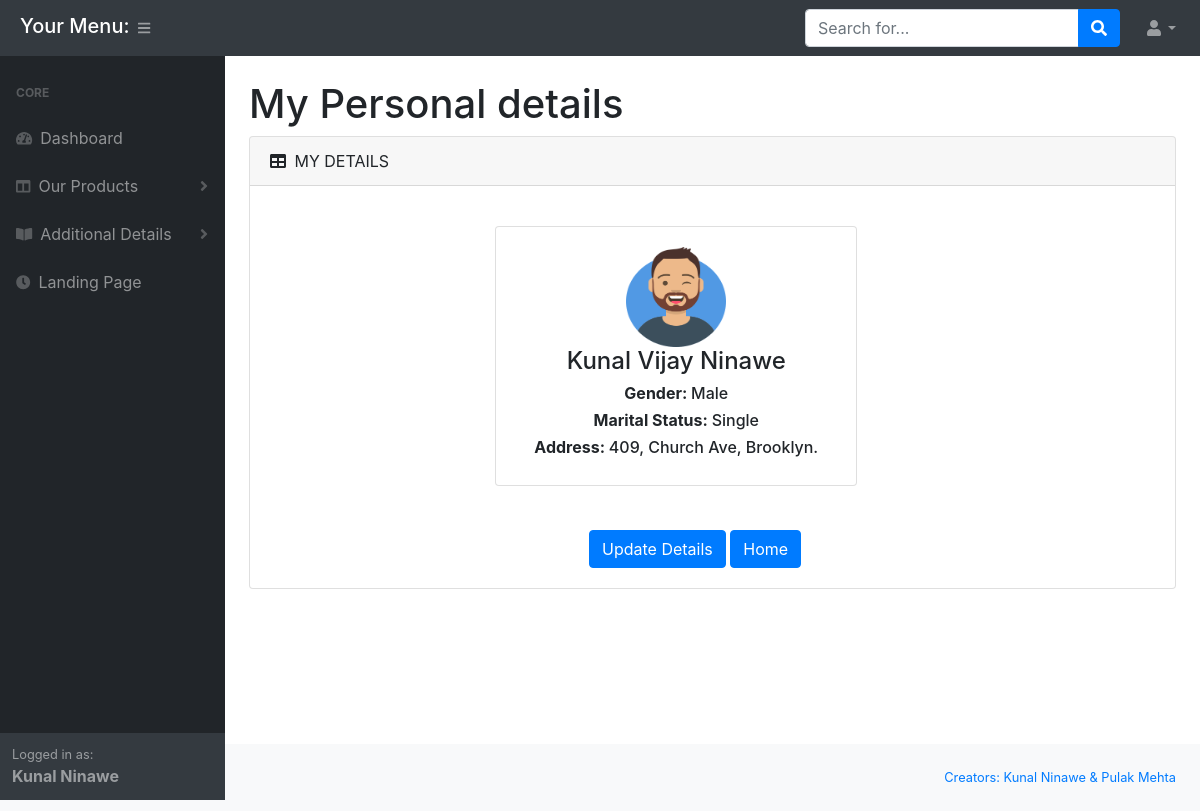
Before: /customer/my_details.php (signed in) with the older database file.
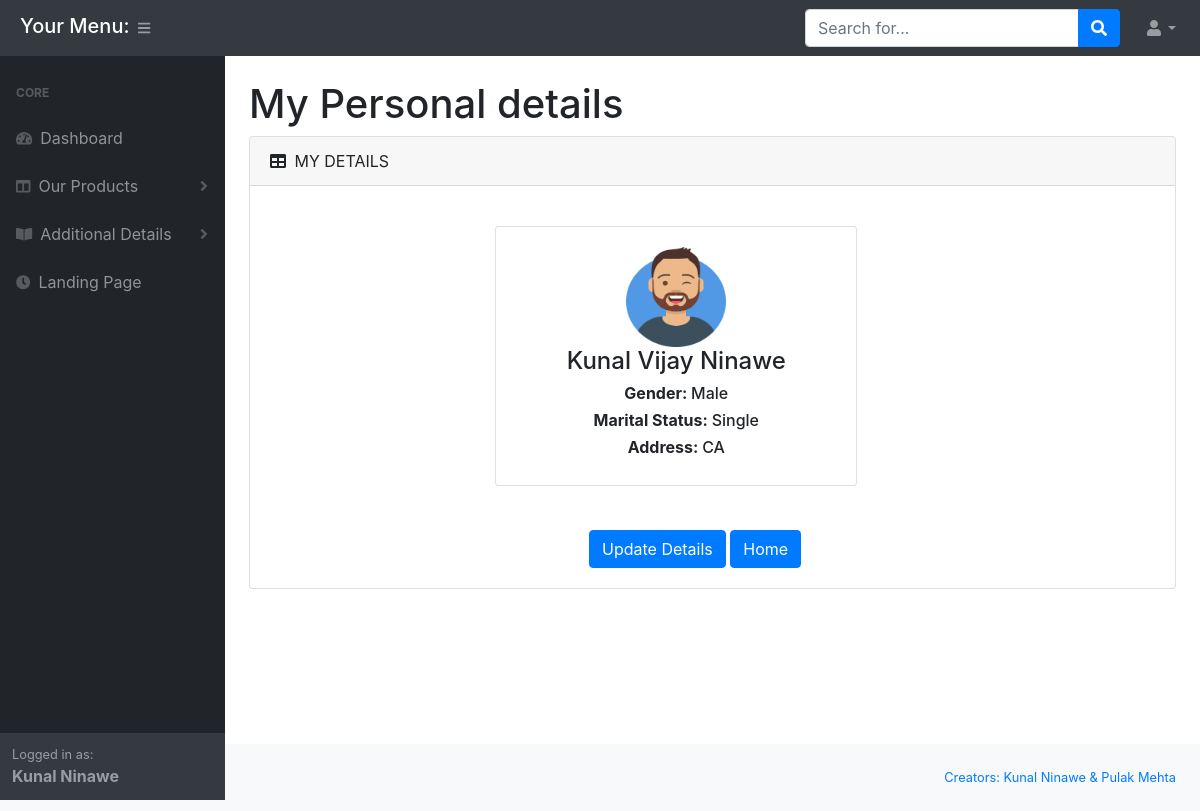
After: the same page with the newer database file.
### tables this page shows
CREATE TABLE IF NOT EXISTS `cust_details` (
  `cust_id` int(11) NOT NULL AUTO_INCREMENT,
  `email` varchar(50) NOT NULL,
  `first_name` varchar(30) NOT NULL,
  `middle_name` varchar(30) DEFAULT NULL,
  `last_name` varchar(30) NOT NULL,
  `password` varchar(100) NOT NULL,
  `address` varchar(150) DEFAULT NULL,
  `gender` varchar(1) DEFAULT 'M',
  `marital_status` varchar(1) NOT NULL DEFAULT 'S',
  `cust_type` varchar(1) DEFAULT NULL,
  PRIMARY KEY (`cust_id`)
);

### customer/functions.php (called while the page is built, shortened)
<?php
	function showCustDetailsInCorrectFormat($row){
		if($row['gender']==''){
			$row['gender'] = '<i>Not Set</i>';
		}
		else if($row['gender']=='M'){
		  $row['gender'] = 'Male';
		}
		else if($row['gender']=='F'){
		  $row['gender']='Female';
		}
		if($row['marital_status']=='S'){
		  $row['marital_status'] = 'Single';
		}
		if($row['cust_type']=='H'){
		  $row['cust_type'] = 'Home Ins';
		}
		return $row;
	}
	function showCustDetails($email){
		global $conn;
		$email = mysqli_real_escape_string($conn, $email);
		$sql = "SELECT * FROM cust_details WHERE email='$email'";
		$result = mysqli_query($conn,$sql);
		$array = mysqli_fetch_array($result);
	    if(isset($array)){
	    	return $array;
	    }
	    else{
	    	return 0;
	    }
	}

### customer/my_details.php (the view, shortened to what the changed rows need)
<?php
require_once 'functions.php';
?>
<!DOCTYPE html>
<html>
<head>
</head>
<body class="sb-nav-fixed">
  <?php
  require_once 'header.php';
  ?>
  <div id="layoutSidenav_content">
    <div class="home_ins_content">
      <div class="container-fluid">
        <h1 class="mt-4">My Personal details</h1>
        <div class="card mb-4">
          <div class="card-body">
            <div class="row">
              <div class="col-xl-12">
                <div class="card-body row">
                  <div class="card mb-4 col-md-5 text-center">
                    <div class="card-body">
                      <div class="user-profile-block">
                        <img alt="img" src="assets/img/avatar.png" width="100" height="100" />
                        <?php
                        $email = $_SESSION['email'];
                        $result = showCustDetails($email);
                        $result = showCustDetailsInCorrectFormat($result);
                        echo "<h4 class='user-name'> " . $result['first_name'] . " " . $result['middle_name'] . " " . $result['last_name'] . "</h4>
                                                          <h6 class='user-designation'><b>Gender: </b>" . $result['gender'] . " </h6>
                                                          <h6 class='user-designation'><b>Marital Status: </b>" . $result['marital_status'] . " </h6>
                                                          <h6 class='user-designation'><b>Address: </b> " . $result['address'] . " </h6>";
                        ?>
                      </div>
                    </div>
                  </div>
                </div>
              </div>
            </div>
          </div>
        </div>
      </div>
    </div>
  </div>
</body>
</html>

### customer/header.php (shortened to what the changed rows need)
<?php
require_once 'functions.php';
 ?>
<!DOCTYPE html>
<html>
<head>
    <link href="css/styles.css" rel="stylesheet" />
    <link href="https://cdn.datatables.net/1.10.20/css/dataTables.bootstrap4.min.css" rel="stylesheet" />
</head>
<body class="sb-nav-fixed">
        <div id="layoutSidenav">
            <div id="layoutSidenav_nav">
                <nav class="sb-sidenav accordion sb-sidenav-dark" id="sidenavAccordion">
                    <div class="sb-sidenav-footer">
                        <div class="small">Logged in as:</div>
                        <b>
                            <?php
                                    $result = showCustDetails($_SESSION['email']);
                                    echo $result['first_name']. " " . $result['last_name'];
                             ?>
                        </b>
                    </div>
                </nav>
            </div>
</body>
</html>

Changed rows visible on the page:
changed cust_details "Kunal": address "409, Church Ave, Brooklyn." → "CA"
